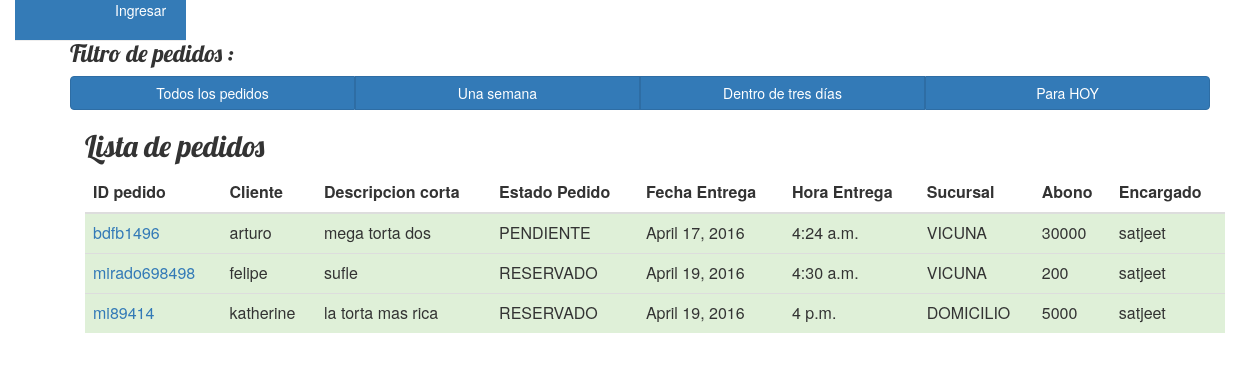
/parahoy/, run on the app's committed database.
### pedidos/models.py (models this page shows, shortened)
class Pedido(models.Model):
    opciones_estados_pedidos=(
        ('PAGADO','Pagado'),('PENDIENTE','Pago Pendiente'),
        ('RESERVADO','Reservado'),('DESPACHABLE','Listo para despachar'),('ENTREGABLE','Listo para entregar')
    )
    opciones_sucursales=(
        ('VICUNA','Vicuna Mackenna'),('MIRADOR','Mirador Azul'),('TOBALABA','Tobalaba'),('DOMICILIO','Domicilio')
    )
    opciones_metodos_pago=(
        ('TRANSFERENCIA','Transferencia electronica'),('EFECTIVO','Efectivo'),
        ('CHEQUE','Cheque'),('CREDITO','Tarjeta de Credito'),('OTRO','Otro metodo')
    )
    identificador_pedido=models.CharField(max_length=50,blank=True)
    numero_guiavm=models.CharField(max_length=50,blank=True)
    numero_guia = models.CharField(max_length=50)
    nombre_cliente = models.CharField(max_length=100)
    descripcion_corta_pedido= models.CharField(max_length=100,blank=True)
    descripcion_larga_pedido = models.TextField()
    vendedor= models.ForeignKey('auth.User')
    deseo_borrar=models.BooleanField(default=False)
    estado_pedido= models.CharField(max_length=50,choices=opciones_estados_pedidos,default='PENDIENTE')
    fecha_entrega_pedido=models.DateField()
    hora_entrega_pedido=models.TimeField()
    direccion_entrega_pedido=models.CharField(max_length=150,blank=True)
    sucursal_entrega_pedido=models.CharField(max_length=50,choices=opciones_sucursales,default='VICUNA')
    abono_pedido=models.CharField(max_length=12)
    precio_total_pedido=models.CharField(max_length=12)
    metodo_pago_pedido=models.CharField(max_length=50,choices=opciones_metodos_pago,default='TRANSFERENCIA')
    celular_cliente=models.CharField(max_length=12,blank=True)
    telefono_cliente=models.CharField(max_length=12,blank=True)
    correo_cliente=models.EmailField(blank=True)
    fecha_creacion_pedido=models.DateTimeField(auto_now_add=True,auto_now=False)

### pedidos/views.py (the view)
# urls.py: url(r'^parahoy/$', views.pedidos_hoy, name='pedidos_hoy'),
def pedidos_hoy(request):
    una_semana = datetime.today()
    pedidos = Pedido.objects.filter(fecha_entrega_pedido__lte=una_semana).order_by('fecha_entrega_pedido')
    return render(request, 'pedidos/parahoy.html', {'pedidos': pedidos})

### pedidos/templates/pedidos/parahoy.html (shortened to what this page needs)
{% extends 'pedidos/base.html' %}

### pedidos/templates/pedidos/base.html (shortened to what this page needs)
{% load staticfiles %}
<html>
    <head>
        <link rel="stylesheet" href="http://maxcdn.bootstrapcdn.com/bootstrap/3.3.6/css/bootstrap.min.css">
        <link rel="stylesheet" href="{% static 'css/blog.css' %}">
    </head>
    <body>
        <div id="header">
             <spam class="page-header">
            </spam>
            <span class="page-header">
                {% if request.user.is_authenticated %}
                    Bienvenido {{request.user.first_name}}
                    <a href="{% url 'logout' %}" class="menu">Desconectarse</a>
                {% else %}
                    <a href="{% url 'login' %}" class="menu">Ingresar</a>
                {% endif %}
            </span>
        </div>
        <div class="content container">
             <h3>Filtro de pedidos :</h3>
            <div class="btn-group btn-group-justified">
             <a href="{% url 'index' %}" class="btn btn-primary">Todos los pedidos</a>
             <a href="{% url 'pedidos_semana' %}" class="btn btn-primary">Una semana</a>
            <a href="{% url 'pedidos_tresdias' %}" class="btn btn-primary">Dentro de tres días</a>
             <a href="{% url 'pedidos_hoy' %}" class="btn btn-primary">Para HOY</a>
            </div>
            <div class="row">
                <div class="col-md-8">
                    <div class="container">
                      <h2>Lista de pedidos</h2>
                      <table class="table">
                        <thead>
                          <tr>
                            <th>ID pedido</th>
                            <th>Cliente</th>
                            <th>Descripcion corta</th>
                            <th>Estado Pedido</th>
                            <th>Fecha Entrega</th>
                            <th>Hora Entrega</th>
                            <th>Sucursal</th>
                            <th>Abono</th>
                            <th>Encargado</th>
                          </tr>
                        </thead>
                        <tbody>
                        {% for pedido in pedidos %}
                            <tr class="success">
                                <td><a href="{% url 'pedido_detalle' pk=pedido.pk %}">{{ pedido.numero_guia }}</a></td>
                                <td>{{ pedido.nombre_cliente }}</td>
                                <td>{{ pedido.descripcion_corta_pedido }}</td>
                                <td>{{ pedido.estado_pedido }}</td>
                                <td>{{ pedido.fecha_entrega_pedido }}</td>
                                <td>{{ pedido.hora_entrega_pedido }}</td>
                                <td>{{ pedido.sucursal_entrega_pedido }}</td>
                                <td>{{ pedido.abono_pedido }}</td>
                                <td>{{ pedido.vendedor }}</td>
                            </tr>
                        {% endfor %}
                        </tbody>
                      </table>
                    </div>
                </div>
            </div>
        </div>
    </body>
</html>

### pedidos/static/css/blog.css (style rules this page uses)
body { padding-left: 15px; }
.page-header { background-color: #347bb7; margin-top: 0; padding: 20px 20px 20px 40px; }
.menu, .menu a:active, .menu a:visited, .menu a:link,.menu:hover { color: #ffffff; }
.content { margin-left: 40px; }
h1, h2, h3, h4 { font-family: 'Lobster', cursive; }

### data on the page
Pedido: numero_guia "bdfb1496", nombre_cliente "arturo", descripcion_corta_pedido "mega torta dos", estado_pedido "PENDIENTE", fecha_entrega_pedido "April 17, 2016", hora_entrega_pedido "4:24 a.m.", sucursal_entrega_pedido "VICUNA", abono_pedido "30000", vendedor "satjeet"
Pedido: numero_guia "mirado698498", nombre_cliente "felipe", descripcion_corta_pedido "sufle", estado_pedido "RESERVADO", fecha_entrega_pedido "April 19, 2016", hora_entrega_pedido "4:30 a.m.", sucursal_entrega_pedido "VICUNA", abono_pedido "200", vendedor "satjeet"
Pedido: numero_guia "mi89414", nombre_cliente "katherine", descripcion_corta_pedido "la torta mas rica", estado_pedido "RESERVADO", fecha_entrega_pedido "April 19, 2016", hora_entrega_pedido "4 p.m.", sucursal_entrega_pedido "DOMICILIO", abono_pedido "5000", vendedor "satjeet"
